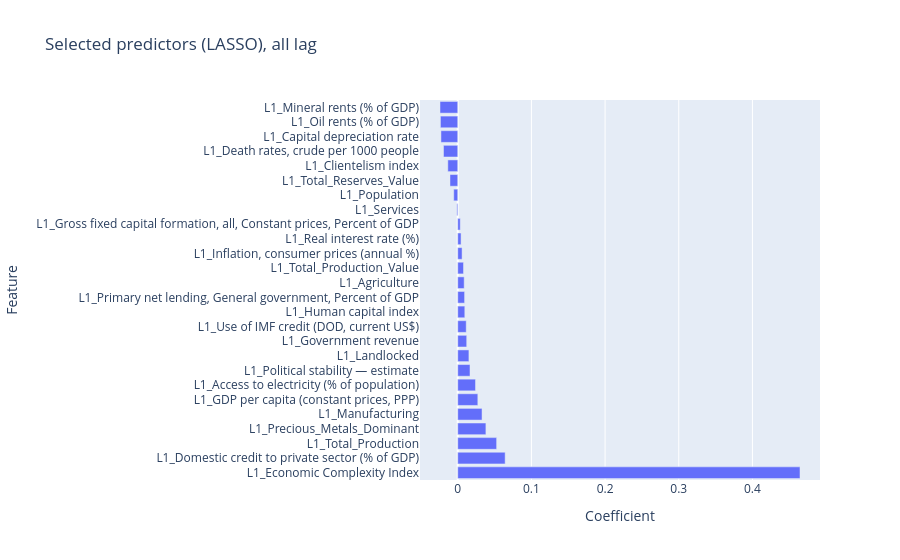
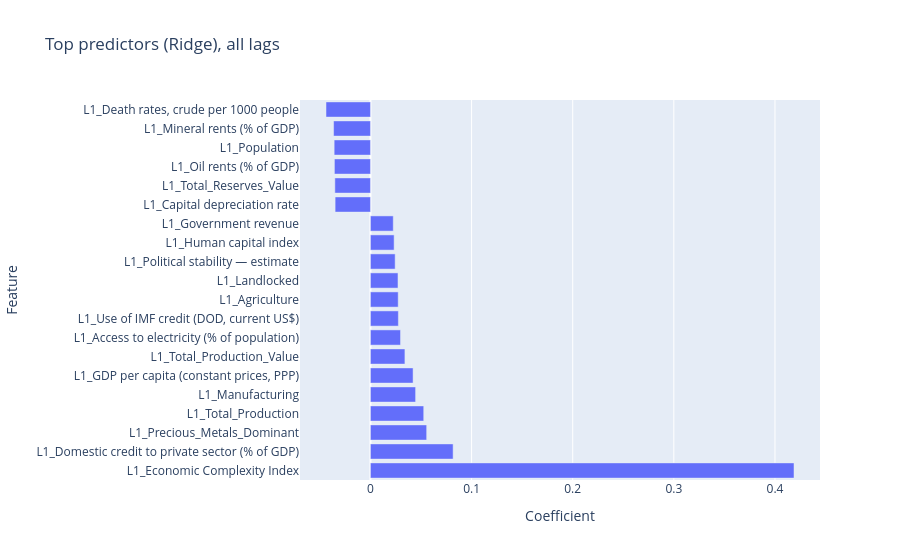

Notebook cell for these charts, in order:
### Markdown cell above
## 3) All lags

### Code cell
# ----------------------------
# 1. Drop rows with missing outcome
# ----------------------------
df_clean = master_data_lags.dropna(subset=['Economic Complexity Index']).copy()
df_clean = df_clean.dropna(axis=1, how='all')

# ----------------------------
# 2. Separate outcome and predictors
# ----------------------------
y = df_clean['Economic Complexity Index'].values

X = df_clean.drop(columns=['Country Code', 'Country Name', 'Economic Complexity Index', 'Year']).values
feature_names = df_clean.drop(columns=['Country Code', 'Country Name', 'Economic Complexity Index', 'Year']).columns

# ----------------------------
# 3. Impute missing predictor values
# ----------------------------
imputer = SimpleImputer(strategy='median')
X_imputed = imputer.fit_transform(X)

# ----------------------------
# 4. Standardize predictors
# ----------------------------
scaler = StandardScaler()
X_scaled = scaler.fit_transform(X_imputed)

# ----------------------------
# 5. LASSO with cross-validation
# ----------------------------
lasso_cv = LassoCV(cv=10, random_state=42, max_iter=10000)
lasso_cv.fit(X_scaled, y)

# ----------------------------
# 6. Extract coefficients (indexed by feature names, not rows!)
# ----------------------------
coef = pd.Series(lasso_cv.coef_, index=feature_names)
#print("LASSO coefficients:\n", coef)

# ----------------------------
# 7. Selected predictors (non-zero coefficients)
# ----------------------------
selected = coef[coef != 0].sort_values(key=abs, ascending=False)
#print("Selected predictors:\n", selected)

######################################################
# ----------------------------
# 5. RIDGE with cross-validation
# ----------------------------
ridge_cv = RidgeCV(
    alphas=np.logspace(-4, 4, 100),
    cv=10
)
ridge_cv.fit(X_scaled, y)

# ----------------------------
# 6. Extract coefficients
# ----------------------------
coef = pd.Series(ridge_cv.coef_, index=feature_names)

# ----------------------------
# 7. Rank predictors by importance
# ----------------------------
ranked = coef.abs().sort_values(ascending=False)

##########################################################
# ----------------------------
# 6. Random Forest (3 levels)
# ----------------------------
rf = RandomForestRegressor(
    n_estimators=1000,
    max_depth=4,          # <-- 3 levels
    min_samples_leaf=3,
    random_state=42,
    n_jobs=-1
)

rf.fit(X_imputed, y)

# ----------------------------
# 7. Feature importance
# ----------------------------
importance = pd.Series(
    rf.feature_importances_,
    index=feature_names
).sort_values(ascending=False)

# Keep only top 10 variables
importance_top10 = importance.head(15)

# ----------------------------
# 8. LASSO Plot
# ----------------------------
selected_sorted = selected.sort_values()
df_plot = selected_sorted.reset_index()
df_plot.columns = ['Feature', 'Coefficient']

fig_lasso = px.bar(
    df_plot,
    x='Coefficient',
    y='Feature',
    orientation='h',
    title="Selected predictors (LASSO), all lag"
    # no text argument → no numbers on bars
)

fig_lasso.update_layout(yaxis=dict(autorange="reversed"))  # invert y-axis
fig_lasso.write_html(r'..\figures\Lasso_all_lags.html')     # save interactive HTML
fig_lasso.show() 

# ----------------------------
# 8. RIDGE Plot
# ----------------------------
# Predictors 
top_k = 20

# Sort and select top predictors
top_predictors = coef.loc[ranked.index[:top_k]].sort_values()

df_plot = top_predictors.reset_index()
df_plot.columns = ['Feature', 'Coefficient']

fig_ridge = px.bar(
    df_plot,
    x='Coefficient',
    y='Feature',
    orientation='h',
    title="Top predictors (Ridge), all lags"
)

fig_ridge.update_layout(yaxis=dict(autorange="reversed"))  # invert y-axis
fig_ridge.write_html(r'..\figures\Ridge_all_lags.html')      # save interactive HTML
fig_ridge.show()    
# ----------------------------
# 8. RF Plot
# ----------------------------

fig_rf = px.bar(
    importance_top10,
    orientation='h',
    title="Top 10 Feature Importance (Random Forest, depth = 4) all lags",
    labels={'value': 'Importance', 'index': 'Feature'}
)
fig_rf.update_layout(yaxis=dict(autorange="reversed"), showlegend=False)
fig_rf.write_html(r'..\figures\RF_all_lags.html')
fig_rf.show()

### Figure 1 — Plotly figure (JSON) as saved in the notebook; plotly's stock layout.template omitted (floating-point values rounded to 4 significant figures)
{"data": [{"hovertemplate": "Coefficient=%{x}<br>Feature=%{y}<extra></extra>", "legendgroup": "", "marker": {"color": "#636efa", "pattern": {"shape": ""}}, "name": "", "orientation": "h", "showlegend": false, "textposition": "auto", "type": "bar", "x": [-0.02408, -0.0235, -0.02279, -0.01934, -0.01346, -0.01055, -0.005453, -0.001252, 0.003406, 0.004497, 0.005887, 0.007828, 0.008741, 0.0093, 0.009584, 0.01151, 0.01216, 0.01517, 0.01666, 0.02412, 0.02727, 0.03299, 0.03822, 0.05279, 0.06435, 0.4646], "xaxis": "x", "y": ["L1_Mineral rents (% of GDP)", "L1_Oil rents (% of GDP)", "L1_Capital depreciation rate", "L1_Death rates, crude per 1000 people", "L1_Clientelism index", "L1_Total_Reserves_Value", "L1_Population", "L1_Services", "L1_Gross fixed capital formation, all, Constant prices, Percent of GDP", "L1_Real interest rate (%)", "L1_Inflation, consumer prices (annual %)", "L1_Total_Production_Value", "L1_Agriculture", "L1_Primary net lending, General government, Percent of GDP", "L1_Human capital index", "L1_Use of IMF credit (DOD, current US$)", "L1_Government revenue", "L1_Landlocked", "L1_Political stability — estimate", "L1_Access to electricity (% of population)", "L1_GDP per capita (constant prices, PPP)", "L1_Manufacturing", "L1_Precious_Metals_Dominant", "L1_Total_Production", "L1_Domestic credit to private sector (% of GDP)", "L1_Economic Complexity Index"], "yaxis": "y"}], "layout": {"barmode": "relative", "legend": {"tracegroupgap": 0}, "title": {"text": "Selected predictors (LASSO), all lag"}, "xaxis": {"anchor": "y", "domain": [0, 1], "title": {"text": "Coefficient"}}, "yaxis": {"anchor": "x", "autorange": "reversed", "domain": [0, 1], "title": {"text": "Feature"}}}}

### Figure 2 — Plotly figure (JSON) as saved in the notebook; plotly's stock layout.template omitted (floating-point values rounded to 4 significant figures)
{"data": [{"hovertemplate": "Coefficient=%{x}<br>Feature=%{y}<extra></extra>", "legendgroup": "", "marker": {"color": "#636efa", "pattern": {"shape": ""}}, "name": "", "orientation": "h", "showlegend": false, "textposition": "auto", "type": "bar", "x": [-0.04396, -0.03646, -0.0359, -0.03565, -0.0352, -0.03495, 0.02253, 0.02339, 0.02441, 0.02721, 0.02742, 0.0276, 0.02973, 0.03408, 0.04215, 0.04465, 0.05267, 0.05558, 0.08174, 0.4188], "xaxis": "x", "y": ["L1_Death rates, crude per 1000 people", "L1_Mineral rents (% of GDP)", "L1_Population", "L1_Oil rents (% of GDP)", "L1_Total_Reserves_Value", "L1_Capital depreciation rate", "L1_Government revenue", "L1_Human capital index", "L1_Political stability — estimate", "L1_Landlocked", "L1_Agriculture", "L1_Use of IMF credit (DOD, current US$)", "L1_Access to electricity (% of population)", "L1_Total_Production_Value", "L1_GDP per capita (constant prices, PPP)", "L1_Manufacturing", "L1_Total_Production", "L1_Precious_Metals_Dominant", "L1_Domestic credit to private sector (% of GDP)", "L1_Economic Complexity Index"], "yaxis": "y"}], "layout": {"barmode": "relative", "legend": {"tracegroupgap": 0}, "title": {"text": "Top predictors (Ridge), all lags"}, "xaxis": {"anchor": "y", "domain": [0, 1], "title": {"text": "Coefficient"}}, "yaxis": {"anchor": "x", "autorange": "reversed", "domain": [0, 1], "title": {"text": "Feature"}}}}
